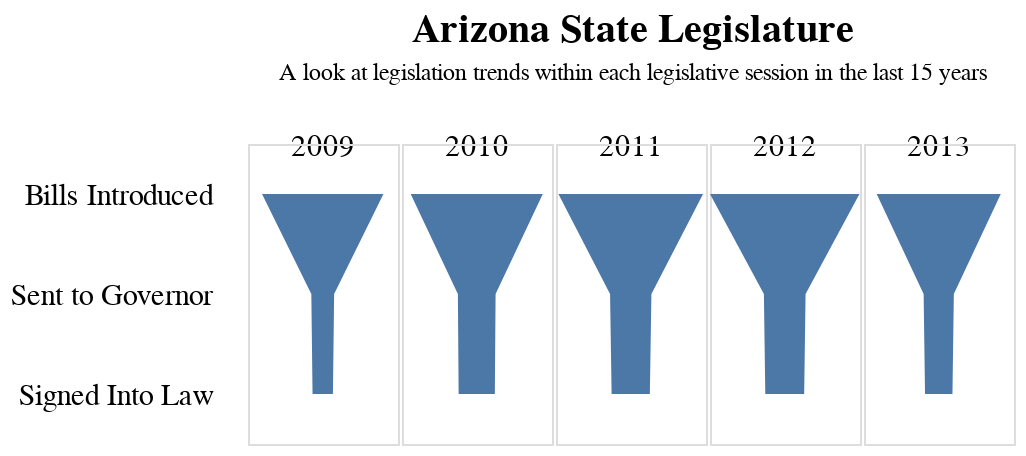

Notebook source saved alongside this figure:
### Markdown cell above
### Include Y axis labels for only the top row (to reduce clutter in the chart)

### Code cell
funnel1 = alt.Chart(df[df.YEAR < 2014]).mark_area().encode(
x=alt.Y("TOTAL", axis=None).stack('center'),
y=alt.X("STATUS:N", axis=alt.Axis(domain=False, title="", offset=15, labelFontSize=15, 
                    labelFont='Arial', ticks=False, grid=False), sort='ascending'),
column=alt.Column("YEAR", title='', spacing=0, header=alt.Header(labelFontSize=15, labelPadding=-10))
).properties(
width=75, 
height=150,
title=alt.TitleParams(
        text='Arizona State Legislature',
        subtitle='A look at legislation trends within each legislative session in the last 15 years',
        fontSize=20,
        subtitlePadding=6,
        color='black',
        anchor='middle',
    dx=60,
    dy=-20
    ))

funnel1

### Figure 1 — Vega-Lite specification as saved in the notebook (floating-point values rounded to 4 significant figures)
{"config": {"view": {"continuousWidth": 300, "continuousHeight": 300}}, "data": {"name": "data-a27ef201834c15f1512d534ef20fdf75"}, "mark": {"type": "area"}, "encoding": {"column": {"field": "YEAR", "header": {"labelFontSize": 15, "labelPadding": -10}, "spacing": 0, "title": "", "type": "quantitative"}, "x": {"axis": null, "field": "TOTAL", "stack": "center", "type": "quantitative"}, "y": {"axis": {"domain": false, "grid": false, "labelFont": "Arial", "labelFontSize": 15, "offset": 15, "ticks": false, "title": ""}, "field": "STATUS", "sort": "ascending", "type": "nominal"}}, "height": 150, "title": {"text": "Arizona State Legislature", "anchor": "middle", "color": "black", "dx": 60, "dy": -20, "fontSize": 20, "subtitle": "A look at legislation trends within each legislative session in the last 15 years", "subtitlePadding": 6}, "width": 75, "$schema": "https://vega.github.io/schema/vega-lite/v5.8.0.json", "datasets": {"data-a27ef201834c15f1512d534ef20fdf75": [{"STATUS": "Bills Introduced ", "HOUSE": 665.0, "SENATE": 493.0, "TOTAL": 1158.0, "YEAR": 2013.0}, {"STATUS": "Sent to Governor", "HOUSE": 171.0, "SENATE": 111.0, "TOTAL": 282.0, "YEAR": 2013.0}, {"STATUS": "Signed Into Law", "HOUSE": 155.0, "SENATE": 101.0, "TOTAL": 256.0, "YEAR": 2013.0}, {"STATUS": "Bills Introduced ", "HOUSE": 862.0, "SENATE": 533.0, "TOTAL": 1395.0, "YEAR": 2012.0}, {"STATUS": "Sent to Governor", "HOUSE": 235.0, "SENATE": 154.0, "TOTAL": 389.0, "YEAR": 2012.0}, {"STATUS": "Signed Into Law", "HOUSE": 219.0, "SENATE": 144.0, "TOTAL": 363.0, "YEAR": 2012.0}, {"STATUS": "Bills Introduced ", "HOUSE": 726.0, "SENATE": 624.0, "TOTAL": 1350.0, "YEAR": 2011.0}, {"STATUS": "Sent to Governor", "HOUSE": 173.0, "SENATE": 213.0, "TOTAL": 386.0, "YEAR": 2011.0}, {"STATUS": "Signed Into Law", "HOUSE": 161.0, "SENATE": 196.0, "TOTAL": 357.0, "YEAR": 2011.0}, {"STATUS": "Bills Introduced ", "HOUSE": 788.0, "SENATE": 445.0, "TOTAL": 1233.0, "YEAR": 2010.0}, {"STATUS": "Sent to Governor", "HOUSE": 225.0, "SENATE": 127.0, "TOTAL": 352.0, "YEAR": 2010.0}, {"STATUS": "Signed Into Law", "HOUSE": 214.0, "SENATE": 124.0, "TOTAL": 338.0, "YEAR": 2010.0}, {"STATUS": "Bills Introduced ", "HOUSE": 653.0, "SENATE": 480.0, "TOTAL": 1133.0, "YEAR": 2009.0}, {"STATUS": "Sent to Governor", "HOUSE": 108.0, "SENATE": 105.0, "TOTAL": 213.0, "YEAR": 2009.0}, {"STATUS": "Signed Into Law", "HOUSE": 97.0, "SENATE": 94.0, "TOTAL": 190.0, "YEAR": 2009.0}]}}
